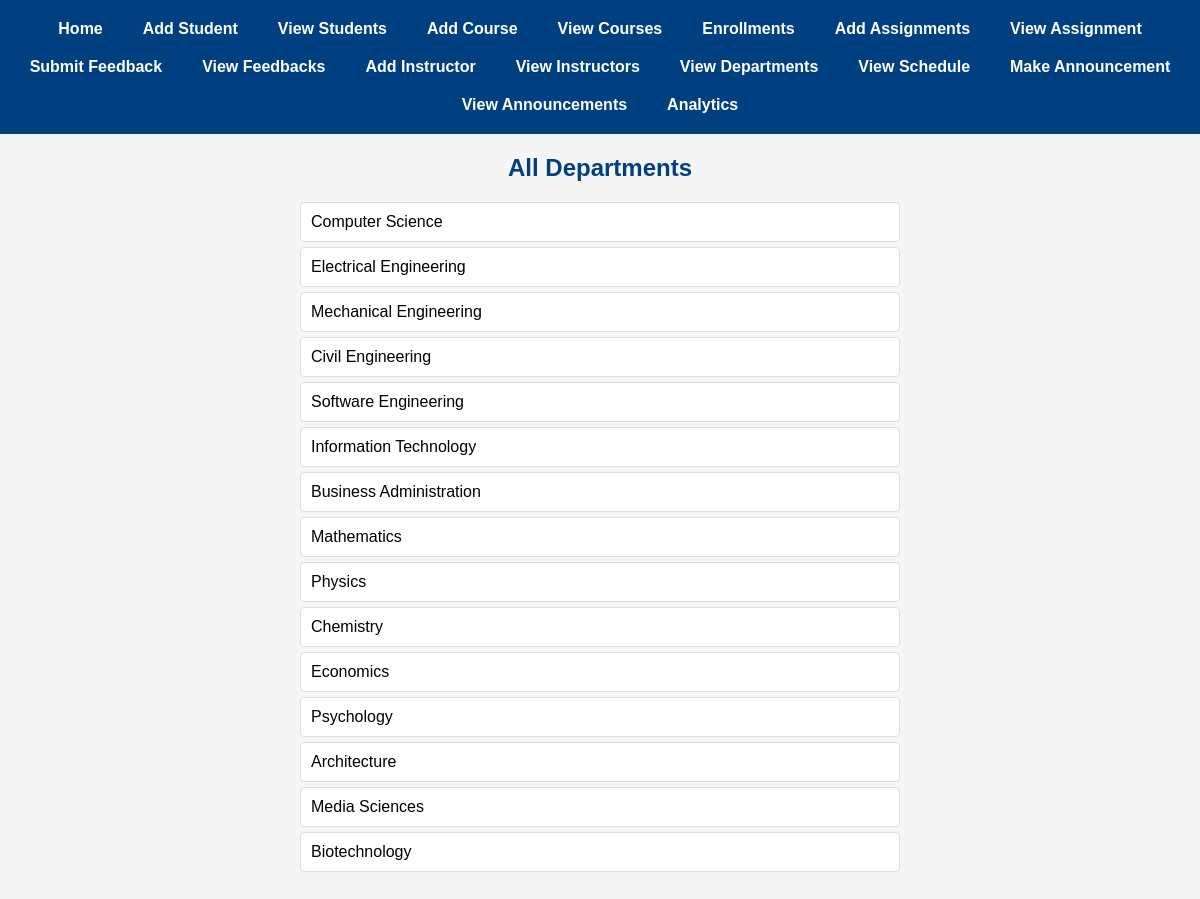
Screenshot of /show_all_departments with the database file from the repository.
### main.py (models this page shows)
class Department(db.Model):
    id = db.Column(db.Integer, primary_key=True)
    name = db.Column(db.String(100), unique=True, nullable=False)
    students = db.relationship('Student', backref='department', lazy=True)
    instructors = db.relationship('Instructor', backref='department', lazy=True)

### main.py (the view)
@app.route('/show_all_departments')
def show_all_departments():
    departments = Department.query.all()
    return render_template('show_departments.html', departments=departments)

### templates/show_departments.html (shortened to what this page needs)
{% extends 'base.html' %}
{% block content %}
<h2>All Departments</h2>
<ul>
    {% for dept in departments %}
    <li>{{ dept.name }}</li>
    {% endfor %}
</ul>
{% endblock %}

### static/css/style.css (style rules this page uses)
body { display: flex; flex-direction: column; align-items: center; margin: 0; padding: 0; font-family: Arial, sans-serif; background-color: #f5f5f5; min-height: 100vh; box-sizing: border-box; }
h1, h2, h3, h4, h5, h6 { text-align: center; color: #004080; margin-top: 0; }
ul { list-style-type: none; padding-left: 0; max-width: 600px; margin: 0 auto 20px auto; }
li { background: white; padding: 10px; margin: 5px 0; border: 1px solid #ddd; border-radius: 4px; text-align: left; }

### rows the page displays
Department: name "Computer Science"
Department: name "Electrical Engineering"
Department: name "Mechanical Engineering"
Department: name "Civil Engineering"
Department: name "Software Engineering"
Department: name "Information Technology"
Department: name "Business Administration"
Department: name "Mathematics"
Department: name "Physics"
Department: name "Chemistry"
Department: name "Economics"
Department: name "Psychology"
Department: name "Architecture"
Department: name "Media Sciences"
Department: name "Biotechnology"
